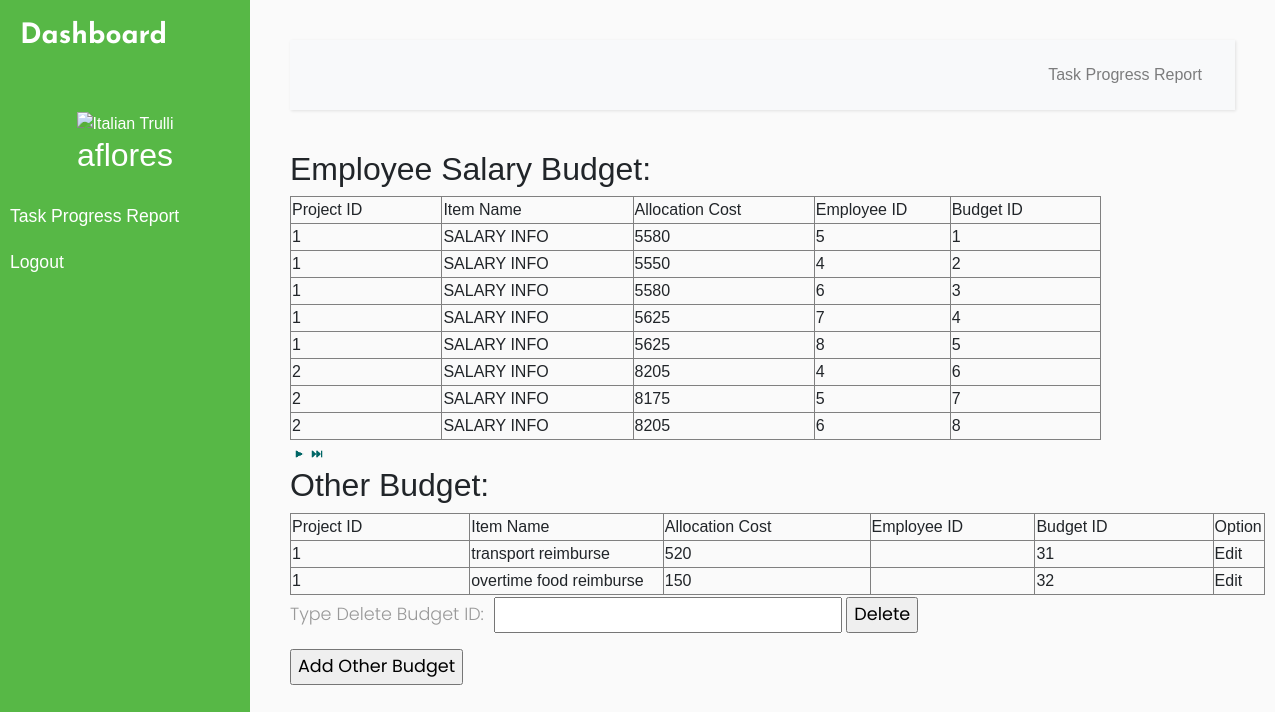
/budget.php (signed in), run on the app's committed database.
### tables this page shows
CREATE TABLE USER_LOGIN(
	Username varchar(15) PRIMARY KEY NOT NULL,
    ClientID int(6),
    EmployeeID int(6),
    PasswordHash BINARY(20) NOT NULL,
    Salt BINARY(20) NOT NULL,
    FOREIGN KEY (ClientID) REFERENCES client(ClientID),
    FOREIGN KEY (EmployeeID) REFERENCES employee(EmployeeID)
);

CREATE TABLE MENU(
	MenuID int(6) PRIMARY KEY AUTO_INCREMENT,
    MenuName varchar(30) NOT NULL,
    url varchar(50)
);

CREATE TABLE BUDGET(
	BudgetID int(6) PRIMARY KEY NOT NULL AUTO_INCREMENT,
    ProjectID int(6) NOT NULL,
    ItemName varchar(25),
    AllocationCost double,
    EmpID int(6) NULL,
    WorksID int(6) NULL,
    FOREIGN KEY (ProjectID) REFERENCES project(ProjectID)
);

### Module/Login/session.php (called while the page is built, shortened)
<?php
$user_check=$_SESSION['login_user'];
$ses_sql=mysqli_query($conn,"SELECT Username, EmployeeName FROM `USER_LOGIN` a INNER JOIN `EMPLOYEE` b ON a.EmployeeID = b.EmployeeID AND Username = '".$user_check."'");
$row = mysqli_fetch_assoc($ses_sql);
$login_session = $row['Username'];
if(!isset($login_session)){
    $ses_sql=mysqli_query($conn,"SELECT Username, ClientName FROM `USER_LOGIN` a INNER JOIN `CLIENT` b ON a.ClientID = b.ClientID AND Username = '".$user_check."'");
    $row = mysqli_fetch_assoc($ses_sql);
    $login_session = $row['Username'];
}
?>

### budget.php (the view, shortened to what this page needs)
<?php require_once('Connections/remotesql.php'); ?>
<?php
$currentPage = $_SERVER["PHP_SELF"];
$maxRows_Recordset1 = 8;
$pageNum_Recordset1 = 0;
$startRow_Recordset1 = $pageNum_Recordset1 * $maxRows_Recordset1;
$query_Recordset1 = "SELECT * FROM BUDGET WHERE ItemName LIKE '%Salary%' ORDER BY BudgetID ASC ";
$query_limit_Recordset1 = sprintf("%s LIMIT %d, %d", $query_Recordset1, $startRow_Recordset1, $maxRows_Recordset1);
$Recordset1 = mysql_query($query_limit_Recordset1, $remotesql) or die(mysql_error());
$row_Recordset1 = mysql_fetch_assoc($Recordset1);
if (isset($_GET['totalRows_Recordset1'])) {
  $totalRows_Recordset1 = $_GET['totalRows_Recordset1'];
} else {
  $all_Recordset1 = mysql_query($query_Recordset1);
  $totalRows_Recordset1 = mysql_num_rows($all_Recordset1);
}
$totalPages_Recordset1 = ceil($totalRows_Recordset1/$maxRows_Recordset1)-1;
$maxRows_Recordset_NotSalary = 8;
$pageNum_Recordset_NotSalary = 0;
$startRow_Recordset_NotSalary = $pageNum_Recordset_NotSalary * $maxRows_Recordset_NotSalary;
$query_Recordset_NotSalary = "SELECT * FROM BUDGET WHERE ItemName NOT LIKE '%Salary%' ORDER BY BudgetID ASC ";
$query_limit_Recordset_NotSalary = sprintf("%s LIMIT %d, %d", $query_Recordset_NotSalary, $startRow_Recordset_NotSalary, $maxRows_Recordset_NotSalary);
$Recordset_NotSalary = mysql_query($query_limit_Recordset_NotSalary, $remotesql) or die(mysql_error());
$row_Recordset_NotSalary = mysql_fetch_assoc($Recordset_NotSalary);
if (isset($_GET['totalRows_Recordset_NotSalary'])) {
  $totalRows_Recordset_NotSalary = $_GET['totalRows_Recordset_NotSalary'];
} else {
  $all_Recordset_NotSalary = mysql_query($query_Recordset_NotSalary);
  $totalRows_Recordset_NotSalary = mysql_num_rows($all_Recordset_NotSalary);
}
$totalPages_Recordset_NotSalary = ceil($totalRows_Recordset_NotSalary/$maxRows_Recordset_NotSalary)-1;
$queryString_Recordset1 = "";
$queryString_Recordset1 = sprintf("&totalRows_Recordset1=%d%s", $totalRows_Recordset1, $queryString_Recordset1);
?>
<?php include 'Source/connect.php';?>
<?php include('Module/Login/session.php'); ?>
<!DOCTYPE html>
<html>
<head>
    <link rel="stylesheet" href="https://stackpath.bootstrapcdn.com/bootstrap/4.1.0/css/bootstrap.min.css">
    <link rel="stylesheet" href="style2.css">
    <link rel="stylesheet" href="https://cdnjs.cloudflare.com/ajax/libs/malihu-custom-scrollbar-plugin/3.1.5/jquery.mCustomScrollbar.min.css">
</head>
<body>
    <div class="wrapper">
        <nav id="sidebar">
            <div class="sidebar-header">
                <h3 >Dashboard</h3>
            </div>
            <ul class="list-unstyled components">
                <div class="nav-image">
                <img src="https://avatar-management--avatars.us-west-2.prod.public.atl-paas.net/default-avatar.png" alt="Italian Trulli">
                <h2><? echo $login_session?></h2>
                </div>
                <? $sql_menu = "SELECT MENU.MenuName, MENU.url FROM MENU, ASSIGNED_MENU WHERE MENU.MenuID = ASSIGNED_MENU.MenuID AND ASSIGNED_MENU.Username = '$login_session'";
                $result_menu = $conn->query($sql_menu);
                while($row_menu = $result_menu->fetch_array()){
                ?>
                <li>
                <a href="<? echo $row_menu[1]; ?>"><div onclick="pageClick(this)"> <? echo $row_menu[0]; ?> </div></a>
                </li>
                <?
                }
                ?>
                <li>
                    <a href="#" id="menu-logout">Logout</a>
                </li>
            </ul>
        </nav>
        <div id="content">
            <nav class="navbar navbar-expand-lg navbar-light bg-light">
                <div class="container-fluid">
                    <div class="collapse navbar-collapse" id="navbarSupportedContent">
                        <ul class="nav navbar-nav ml-auto">
                            <? $sql_menu = "SELECT MENU.MenuName, MENU.url FROM MENU, ASSIGNED_MENU WHERE MENU.MenuID = ASSIGNED_MENU.MenuID AND ASSIGNED_MENU.Username = '$login_session'";
                                $result_menu = $conn->query($sql_menu);
                                while($row_menu = $result_menu->fetch_array()){
?>
                <li class="nav-item">
                <a class="nav-link" href="<? echo $row_menu[1]; ?>" ><div onclick="pageClick(this)"> <? echo $row_menu[0]; ?> </div></a>
                </li>
                  <?
                    }
                    ?>
                        </ul>
                    </div>
                </div>
            </nav>
            <div class="content" margin-top: 50px>
		  <form name="form1" method="post" action="">
	        <h2>Employee Salary Budget:</h2>
	        <table width="811" border="1">
		      <tr>
		        <td width="137">Project ID</td>
		        <td width="173">Item Name</td>
		        <td width="164">Allocation Cost</td>
		        <td width="123">Employee ID</td>
		        <td width="136">Budget ID</td>
	          </tr>
              <?php do { ?>
              <tr>
                <td><?php echo $row_Recordset1['ProjectID']; ?></td>
                <td><?php echo $row_Recordset1['ItemName']; ?></td>
                <td><?php echo $row_Recordset1['AllocationCost']; ?></td>
                <td><?php echo $row_Recordset1['EmpID']; ?></td>
                <td><?php echo $row_Recordset1['BudgetID']; ?></td>
              </tr>
                <?php } while ($row_Recordset1 = mysql_fetch_assoc($Recordset1)); ?>
            </table>
	        <table border="0">
              <tr>
                <td><?php if ($pageNum_Recordset1 > 0) {  ?>
                <?php }  ?></td>
                <td><?php if ($pageNum_Recordset1 > 0) {  ?>
                <?php }  ?></td>
                <td><?php if ($pageNum_Recordset1 < $totalPages_Recordset1) {  ?>
                    <a href="<?php printf("%s?pageNum_Recordset1=%d%s", $currentPage, min($totalPages_Recordset1, $pageNum_Recordset1 + 1), $queryString_Recordset1); ?>"><img src="Next.gif"></a>
                <?php }  ?></td>
                <td><?php if ($pageNum_Recordset1 < $totalPages_Recordset1) {  ?>
                    <a href="<?php printf("%s?pageNum_Recordset1=%d%s", $currentPage, $totalPages_Recordset1, $queryString_Recordset1); ?>"><img src="Last.gif"></a>
                <?php }  ?></td>
              </tr>
            </table>
	        <h2>Other Budget:</h2>
		    <table width="975" border="1">
		      <tr>
		        <td width="175">Project ID</td>
		        <td width="189">Item Name</td>
		        <td width="202">Allocation Cost</td>
		        <td width="161">Employee ID</td>
		        <td width="174">Budget ID</td>
		        <td width="34">Option</td>
	          </tr>
              <?php do { ?>
                <tr>
                  <td><?php echo $row_Recordset_NotSalary['ProjectID']; ?></td>
                  <td><?php echo $row_Recordset_NotSalary['ItemName']; ?></td>
                  <td><?php echo $row_Recordset_NotSalary['AllocationCost']; ?></td>
                  <td><?php echo $row_Recordset_NotSalary['EmpID']; ?></td>
                  <td><?php echo $row_Recordset_NotSalary['BudgetID']; ?></td>
                  <td><a href="EditBudget.php?id=<?php echo $row_Recordset_NotSalary['BudgetID']; ?>">Edit</a></td>
                </tr>
                <?php } while ($row_Recordset_NotSalary = mysql_fetch_assoc($Recordset_NotSalary)); ?>
            </table><table border="0">
              <tr>
                <td><?php if ($pageNum_Recordset_NotSalary > 0) {  ?>
                <?php }  ?></td>
                <td><?php if ($pageNum_Recordset_NotSalary > 0) {  ?>
                <?php }  ?></td>
                <td><?php if ($pageNum_Recordset_NotSalary < $totalPages_Recordset_NotSalary) {  ?>
                <?php }  ?></td>
                <td><?php if ($pageNum_Recordset_NotSalary < $totalPages_Recordset_NotSalary) {  ?>
                <?php }  ?></td>
              </tr>
            </table>
            <p>Type Delete Budget ID:
		      <input type="text" name="deletefield" id="deletefield">
		      <input type="submit" name="button2" id="button2" value="Delete">
		    </p>
		  </form>
        <p>
         <a href="AddBudget.php"> <input name="button" type="submit" class="leftTiyle" id="button" value="Add Other Budget"></a>
        </p>
        </div>
        </div>
    </div>
</body>
</html>

### style2.css (style rules this page uses)
body { font-family: 'Ubuntu-Bold', sans-serif; background: #fafafa; }
p { font-family: 'Poppins', sans-serif; font-size: 1.1em; font-weight: 300; line-height: 1.7em; color: #999; }
a, a:hover, a:focus { color: inherit; text-decoration: none; transition: all 0.3s; }
.navbar { padding: 15px 10px; background: #fff; border: none; border-radius: 0; margin-bottom: 40px; box-shadow: 1px 1px 3px rgba(0, 0, 0, 0.1); }
.wrapper { display: flex; width: 100%; }
#sidebar { width: 250px; position: fixed; top: 0; left: 0; height: 100vh; z-index: 999; background: #57b846; color: #fff; transition: all 0.3s; }
#sidebar .sidebar-header { padding: 20px; font-family: 'JosefinSans-Bold',sans-serif; background: #57b846; }
#sidebar .nav-image { text-align: center; padding: 10px 20px; }
#sidebar ul.components { padding: 20px 0; border-bottom: 1px solid #57b846; }
#sidebar ul li a { padding: 10px; font-size: 1.1em; display: block; }
#content { width: calc(100% - 250px); padding: 40px; min-height: 100vh; transition: all 0.3s; position: absolute; top: 0; right: 0; }

### budget.php (style rules this page uses)
img { max-height: 66%; max-width: 66%; margin-left: auto; margin-right: auto; }

### data on the page
user_login: Username "aflores"
menu: MenuName "Task Progress Report"
budget: ProjectID "1", ItemName "SALARY INFO", AllocationCost "5580", EmpID "5", BudgetID "1"
budget: ProjectID "1", ItemName "SALARY INFO", AllocationCost "5550", EmpID "4", BudgetID "2"
budget: ProjectID "1", ItemName "SALARY INFO", AllocationCost "5580", EmpID "6", BudgetID "3"
budget: ProjectID "1", ItemName "SALARY INFO", AllocationCost "5625", EmpID "7", BudgetID "4"
budget: ProjectID "1", ItemName "SALARY INFO", AllocationCost "5625", EmpID "8", BudgetID "5"
budget: ProjectID "2", ItemName "SALARY INFO", AllocationCost "8205", EmpID "4", BudgetID "6"
budget: ProjectID "2", ItemName "SALARY INFO", AllocationCost "8175", EmpID "5", BudgetID "7"
budget: ProjectID "2", ItemName "SALARY INFO", AllocationCost "8205", EmpID "6", BudgetID "8"
budget: ProjectID "1", ItemName "transport reimburse", AllocationCost "520", BudgetID "31"
budget: ProjectID "1", ItemName "overtime food reimburse", AllocationCost "150", BudgetID "32"
